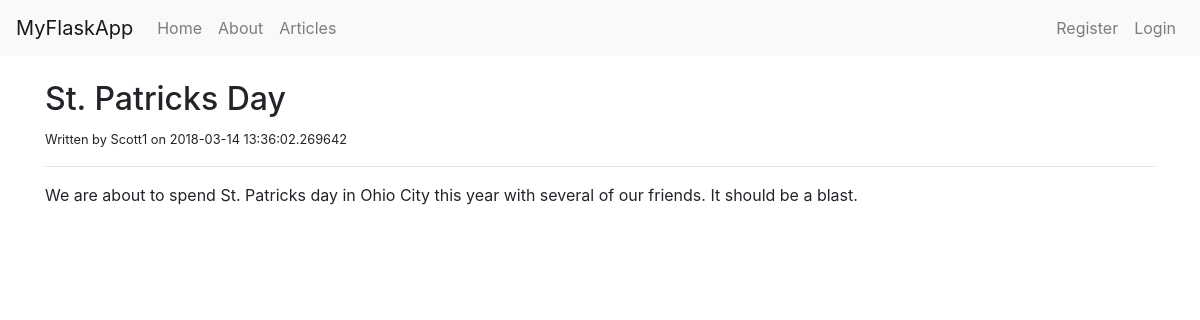
Screenshot of /article/2/ with the database file from the repository.
### tables this page shows
CREATE TABLE `articles` (
	`record`	INTEGER PRIMARY KEY AUTOINCREMENT,
	`title`	TEXT,
	`author`	TEXT,
	`body`	TEXT,
	`create_date`	TEXT DEFAULT CURRENT_TIMESTAMP
);

### app.py (the view)
@app.route('/article/<string:record>/')
def article(record):
    connection = sqlite3.connect(DATABASE)
    connection.row_factory = sqlite3.Row
    cur = connection.cursor()
    result = cur.execute("SELECT * FROM articles WHERE record=?", (record))
    article = result.fetchone()
    return render_template('article.html', article=article)
    cur.close()

### templates/article.html
{% extends 'layout.html' %}
{% block body %}
    <h2>{{article.title}}</h2>
    <small>Written by {{article.author}} on {{article.create_date}}</small>
    <hr>
    <div>
        {{article.body | safe}}
    </div>
{% endblock %}

### rows the page displays
articles: title "St. Patricks Day", author "Scott1", create_date "2018-03-14 13:36:02.269642", body "We are about to spend St. Patricks day in Ohio City this year with several of our friends. It should be a blast."
